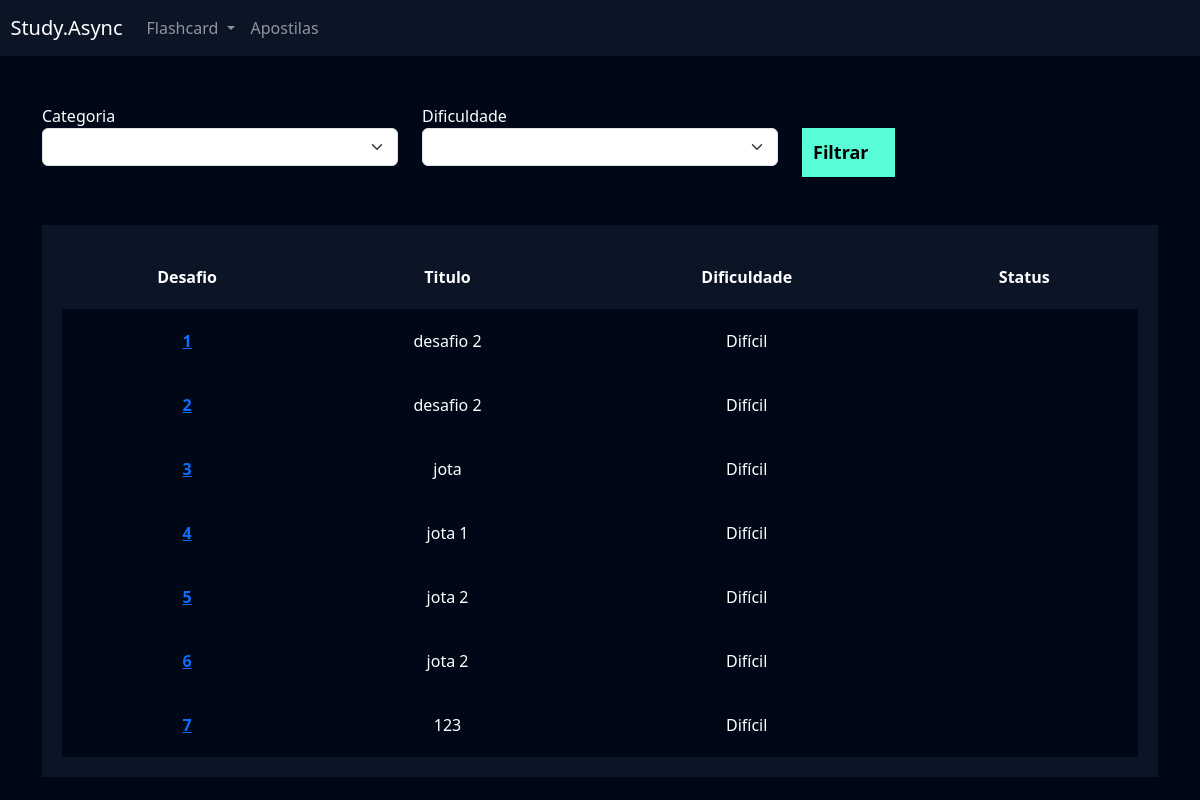
/flashcard/listar_desafio/ (signed in), run on the app's committed database.
### flashcard/models.py (models this page shows, shortened)
class Desafio(models.Model):
    user = models.ForeignKey(User, on_delete=models.DO_NOTHING)
    titulo = models.CharField(max_length=100)
    categoria = models.ManyToManyField(Categoria)
    quantidade_perguntas = models.IntegerField()
    dificuldade = models.CharField(
        max_length=1, choices=Flashcard.DIFICULDADE_CHOICES
    )
    flashcards = models.ManyToManyField(FlashcardDesafio)

### flashcard/views.py (the view)
# urls.py: path('listar_desafio/', views.listar_desafio, name='listar_desafio'),
def listar_desafio(request):
    desafios = Desafio.objects.filter(user=request.user)
    return render(
        request,
        'listar_desafio.html',
        {
            'desafios': desafios,
        },
    )

### flashcard/templates/listar_desafio.html (shortened to what this page needs)
{% extends "base.html" %}
{% load static %}
{% block 'cabecalho' %}
    <link href="{% static 'usuarios/css/cadastro.css' %}" rel="stylesheet">
    <link href="{% static 'flashcard/css/novo_flashcard.css' %}" rel="stylesheet">
    <link href="{% static 'flashcard/css/iniciar_desafio.css' %}" rel="stylesheet">
    <link href="{% static 'flashcard/css/desafio.css' %}" rel="stylesheet">
    <link href='https://unpkg.com/boxicons@2.1.4/css/boxicons.min.css' rel='stylesheet'>
{% endblock 'cabecalho' %}
{% block 'conteudo' %}
    {% include "partials/header.html"%}
    <div class="container">
        <br>
        <br>
        <div class="row">
            <div class="col-md">
                <form action="{% url 'listar_desafio'%}" method="GET">
                <label for="">Categoria</label>
                <select name="categoria" class="form-select">
                </select>
            </div>
            <div class="col-md">
                <label for="">Dificuldade</label>
                <select name="dificuldade" class="form-select">
                </select>
            </div>
            <div class="col-md">
                <br>
                <input type="submit" value="Filtrar" class="btn-cadastro">
            </div>
        </div>
        <br>
        <br>
        <div class="box-listar">
            <table>
                <thead>
                    <tr>
                        <th scope="col">Desafio</th>
                        <th scope="col">Titulo</th>
                        <th scope="col">Dificuldade</th>
                        <th scope="col">Status</th>
                    </tr>
                </thead>
                <tbody>
                    {% for desafio in desafios %}
                        <tr class="linha">
                            <th><a href="{% url 'desafio' desafio.id %}">{{desafio.id}}</a></th>
                            <td>{{desafio.titulo}}</td>
                            <td>{{desafio.get_dificuldade_display}}</td>
                            <td>{{desafio.status}}</td>
                        </tr>
                    {% endfor %}
                </tbody>
            </table>
        </div>
    </div>
{% endblock 'conteudo' %}

### templates/base.html (shortened to what this page needs)
{%load static %}
<!doctype html>
<html lang="pt-br">
    <head>
        <link href="https://cdn.jsdelivr.net/npm/bootstrap@5.3.2/dist/css/bootstrap.min.css" rel="stylesheet">
        <link rel="stylesheet" href="{% static 'geral/css/base.css'%}">
        {% block 'cabecalho' %} {% endblock %}
    </head>
    <body>
        {% block 'conteudo' %}{% endblock %}
    </body>
</html>

### templates/partials/header.html (shortened to what this page needs)
<nav style="background-color: var(--main-color)" class="navbar navbar-expand-lg navbar-dark">
    <a class="navbar-brand" href="#">&nbsp&nbspStudy.Async</a>
    <div class="collapse navbar-collapse" id="navbarNav">
    <ul class="navbar-nav">
    <li class="nav-item dropdown">
    <a class="nav-link dropdown-toggle" href="#" id="navbarDropdown" role="button" data-bs-toggle="dropdown" aria-expanded="false">
    Flashcard
    </a>
    </li>
    <li class="nav-item">
    <a class="nav-link" href="">Apostilas</a>
    </li>
    </ul>
    </div>
    </nav>

### templates/static/geral/css/base.css (style rules this page uses)
:root { --main-color: #0b1526; --dark-color: #000716; --secondary-dark-color: rgb(15, 2, 26); --light-color: #00c1f3; --contrast-color: #f4c96b; --differential-color: #58fcd5; }
body { background-color: var(--dark-color) !important; color: white !important; }

### templates/static/usuarios/css/cadastro.css (style rules this page uses)
* { margin: 0; padding: 0; }
.btn-cadastro { padding: 10px; background-color: #58fcd5; border: none; border: 1px solid #58fcd5; font-size: 18px; font-weight: bold; AULA 1 6 padding-left: 25px; padding-right: 25px; }

### templates/static/flashcard/css/desafio.css (style rules this page uses)
.box-listar { background-color: #0b1526; padding: 20px; }
table { width: 100%; padding: 20px; text-align: center; }
.linha { height: 40px; background-color: var(--dark-color); padding: 20px; }
td, th { padding: 20px; }
tr { background-color: var(--main-color); }

### data on the page
Desafio: id "1", titulo "desafio 2", dificuldade "Difícil"
Desafio: id "2", titulo "desafio 2", dificuldade "Difícil"
Desafio: id "3", titulo "jota", dificuldade "Difícil"
Desafio: id "4", titulo "jota 1", dificuldade "Difícil"
Desafio: id "5", titulo "jota 2", dificuldade "Difícil"
Desafio: id "6", titulo "jota 2", dificuldade "Difícil"
Desafio: id "7", titulo "123", dificuldade "Difícil"
